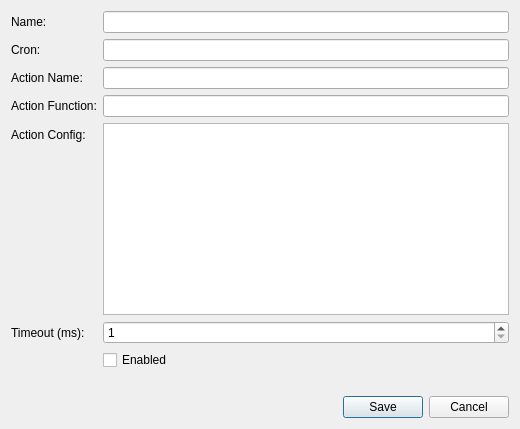
<?xml version="1.0" encoding="UTF-8"?>
<ui version="4.0">
 <class>TaskEditorDialog</class>
 <widget class="QDialog" name="TaskEditorDialog">
  <property name="windowTitle">
   <string>Task Editor</string>
  </property>
  <property name="minimumSize">
   <size>
    <width>520</width>
    <height>420</height>
   </size>
  </property>
  <layout class="QVBoxLayout" name="verticalLayout">
   <item>
    <layout class="QFormLayout" name="formLayout">
     <item row="0" column="0">
      <widget class="QLabel" name="nameLabel">
       <property name="text">
        <string>Name:</string>
       </property>
      </widget>
     </item>
     <item row="0" column="1">
      <widget class="QLineEdit" name="nameEdit"/>
     </item>
     <item row="1" column="0">
      <widget class="QLabel" name="cronLabel">
       <property name="text">
        <string>Cron:</string>
       </property>
      </widget>
     </item>
     <item row="1" column="1">
      <widget class="QLineEdit" name="cronEdit"/>
     </item>
     <item row="2" column="0">
      <widget class="QLabel" name="actionNameLabel">
       <property name="text">
        <string>Action Name:</string>
       </property>
      </widget>
     </item>
     <item row="2" column="1">
      <widget class="QLineEdit" name="actionNameEdit"/>
     </item>
     <item row="3" column="0">
      <widget class="QLabel" name="actionFunctionLabel">
       <property name="text">
        <string>Action Function:</string>
       </property>
      </widget>
     </item>
     <item row="3" column="1">
      <widget class="QLineEdit" name="actionFunctionEdit"/>
     </item>
     <item row="4" column="0">
      <widget class="QLabel" name="actionConfigLabel">
       <property name="text">
        <string>Action Config:</string>
       </property>
      </widget>
     </item>
     <item row="4" column="1">
      <widget class="QPlainTextEdit" name="actionConfigEdit"/>
     </item>
     <item row="5" column="0">
      <widget class="QLabel" name="timeoutLabel">
       <property name="text">
        <string>Timeout (ms):</string>
       </property>
      </widget>
     </item>
     <item row="5" column="1">
      <widget class="QSpinBox" name="timeoutSpin">
       <property name="minimum">
        <number>1</number>
       </property>
       <property name="maximum">
        <number>2147483647</number>
       </property>
      </widget>
     </item>
     <item row="6" column="1">
      <widget class="QCheckBox" name="enabledCheck">
       <property name="text">
        <string>Enabled</string>
       </property>
      </widget>
     </item>
     <item row="7" column="1">
      <widget class="QLabel" name="errorLabel">
       <property name="text">
        <string/>
       </property>
       <property name="wordWrap">
        <bool>true</bool>
       </property>
      </widget>
     </item>
    </layout>
   </item>
   <item>
    <widget class="QDialogButtonBox" name="buttonBox">
     <property name="standardButtons">
      <set>QDialogButtonBox::Cancel|QDialogButtonBox::Save</set>
     </property>
    </widget>
   </item>
  </layout>
 </widget>
 <resources/>
 <connections/>
</ui>
